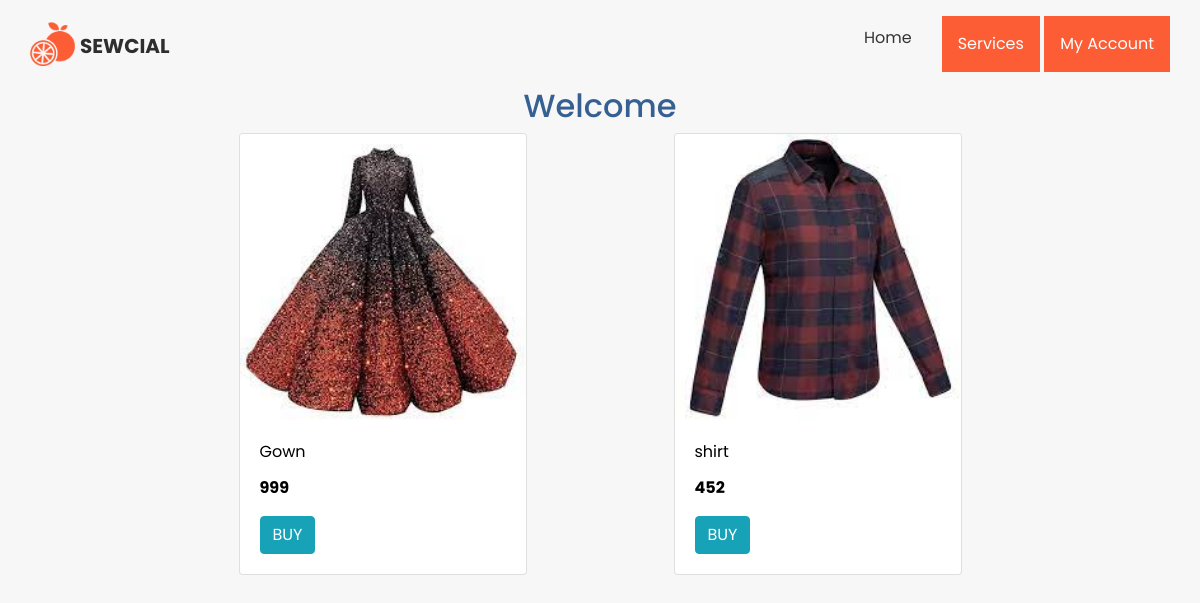
The app's page /user_home (signed in) with its own data.
### myapp/models.py (models this page shows, shortened)
class Product(models.Model):
    product_name = models.CharField(max_length=100)
    price = models.IntegerField()
    desc = models.CharField(max_length=500)
    image = models.ImageField(upload_to='products')
    category = models.ForeignKey(Category, on_delete=models.CASCADE, null=True, blank=True)

### myapp/views.py (the view)
# urls.py: path('user_home', views.user_home, name='user_home'),
def user_home(request, slug=None):
    if 'user_id' in request.session:
        if slug != None:
            category = get_object_or_404(Category, slug=slug)
            products = Product.objects.filter(category=category).order_by('-id')
        else:
            products = Product.objects.all().order_by('-id')
        context = {'details': products}
        return render(request,'myapp/user_home.html',context)
    else:
        return redirect('user_login')

### myapp/context_processor.py (called while the page is built)
def list_categories(request):
    categories = Category.objects.all()
    data = {'categories': categories}
    return data

### myapp/models.py (called while the page is built)
    def __str__(self):
        return self.name

    def get_url(self):
        return reverse('user_home', args=[self.slug])

### templates/myapp/user_home.html (shortened to what this page needs)
{% extends 'myapp/user_base.html' %}
{% load static %}
{% block body %}
<center>
	<h2>
		<font color="#366092">Welcome {{ uname}}</font>
	</h2>
</center>
<div id='products' class="col-lg-9 mx-auto">
	<div class="row mx-auto">
		{% for x in details %}
		<div class="card mx-auto mb-3" id={{x.id}} style="width: 18rem;">
			<img class="card-img-top" src="{{x.image.url}}" alt="Card image cap">
			<div class="card-body">
				<p class="card-title">{{x.product_name}}</p>
				<p class="card-text"><b>{{x.price}}</b></p>
				<a href="{% url 'user_add_cart' x.id %}" class="btn btn-info" id="bt" name="bt">BUY</a>
			</div>
		</div>
		{% endfor %}
	</div>
</div>
{% endblock %}

### templates/myapp/user_base.html (shortened to what this page needs)
<!DOCTYPE html>
{% load static %}
<head xmlns="http://www.w3.org/1999/html">
  <link rel="stylesheet" type="text/css"
    href="https://cdnjs.cloudflare.com/ajax/libs/OwlCarousel2/2.1.3/assets/owl.carousel.min.css" />
  <link rel="stylesheet" type="text/css" href="{% static './myapp/css/bootstrap.css' %}" />
  <link href="{% static './myapp/css/style.css' %}" rel="stylesheet" />
  <link href="{% static './myapp/css/responsive.css' %}" rel="stylesheet" />
</head>
 <body {% block background %}{% endblock %}>
  <div class="hero_area">
    <header class="header_section">
      <div class="container">
        <nav class="navbar navbar-expand-lg custom_nav-container pt-3">
          <a class="navbar-brand" href="{% url 'index' %}">
            <img src="{% static './myapp/images/logo.png' %}" alt="" /><span>
              SEWCIAL
            </span>
          </a>
          <div class="collapse navbar-collapse" id="navbarSupportedContent">
            <div class="d-flex ml-auto flex-column flex-lg-row align-items-center">
              <ul class="navbar-nav  ">
                <li class="nav-item active">
                  <a class="nav-link" href="{% url 'user_home' %}">Home <span class="sr-only">(current)</span></a>
                </li>
                <div>
                  <div class="dropdown">
                    <button class="dropbtn">Services</button>
                </div>
                <div class="dropdown">
              <button class="dropbtn">My Account</button>
              </div>
                  </ul>
            </div>
          </div>
        </nav>
      </div>
    </header>
 {% block body %}{% endblock %}
</div>
</body>

### static/myapp/css/style.css (style rules this page uses)
body { font-family: 'Poppins', sans-serif; color: #000000; background-color: #ffffff; }
.hero_area { height: 98vh; background-color: #f7f7f7; }
.custom_nav-container.navbar-expand-lg .navbar-nav .nav-link { padding: 10px 30px; color: #343434; text-align: center }
a, a:hover, a:focus { text-decoration: none; }
.btn, .btn:focus { outline: none !important; box-shadow: none; }
.navbar-brand, .navbar-brand:hover { text-transform: uppercase; font-weight: bold; font-size: 24px; color: #fafcfd; }
.navbar-brand { display: flex; align-items: center; }
.navbar-brand img { width: 45px; margin-right: 5px; }
.navbar-brand span { font-size: 20px; font-weight: 700; color: #2e2e2d; margin-top: 5px; }
.custom_nav-container { z-index: 99999; padding: 15px 0; }

### static/myapp/css/responsive.css (style rules this page uses)
@media (min-width: 1200px) { .container { max-width: 1170px; } }

### templates/myapp/user_base.html (style rules this page uses)
.dropbtn { background-color: #fc5d35; color: white; padding: 16px; font-size: 16px; border: none; cursor: pointer; }
.dropdown { position: relative; display: inline-block; }

### records on screen
Product: image (picture), product_name "Gown", price "999"
Product: image (picture), product_name "shirt", price "452"
